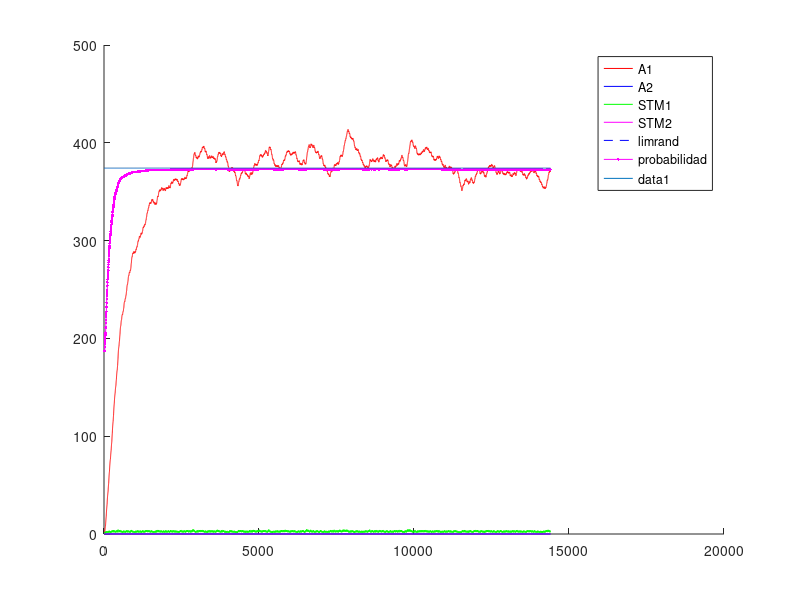
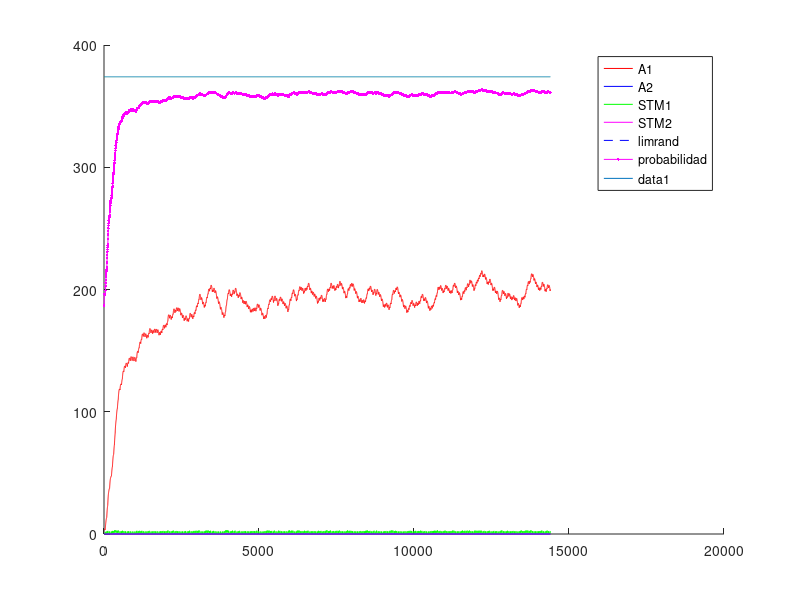
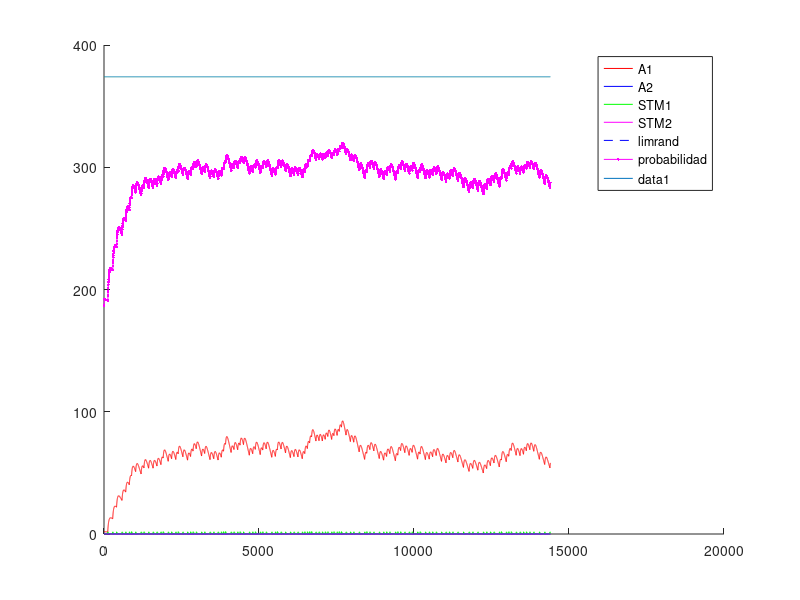
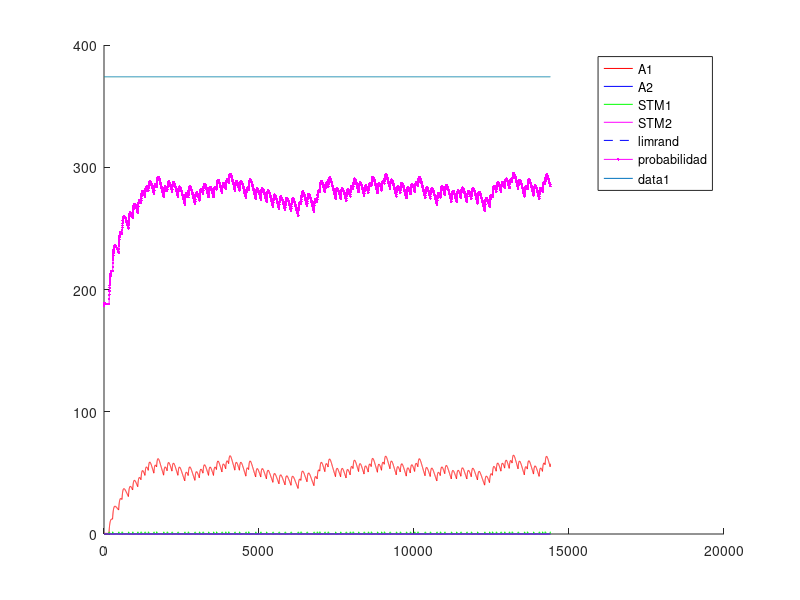

Write MATLAB code to recreate these figures, in order.
%% Experimento con Variable-Interval - VI - intervalo Variable
%% Existen multiples intancias de palanquelo (cada vez que realiza respuesta decide si realiza otra o no)
%% Luego que transcurre el intervalo, si el animal realiza una respuesta obtiene refuerzo.
%% Un trial dura 3600 segundos.
%% Una sesion 1 o 3 trial (seg´un la dinamica del animal)
%% 5 sesiones por Experimento. Cada sesion es un intervalo diferente.
%% 1 experimento
%% Tiempo para realizar un respuesta 1 segundo
%% 
%% La probabilidad de eleccion se ajusta al nivel de maxima frecuencia de palanqueo
%% 

close all
clc
clear

%% Matriz de pago 0 1 

%%% Se ajusto la apreciacion de las cantidades de refuerzo 
function rf = feel(pellets)
  rf=0;
  if (nargin~=0)
    rf=(12.8*(1-exp(-.25.* pellets.^(2))))+(12.8*(1-exp(-.5.* pellets)));
  else
    error ("Faltan parametros");
  endif
endfunction
%% 
%% 

%% INICIALIZATION
%%%%%% CONSTANTES DE SESIONES
Ntrial  =  1 ;   %% un trial de 3600 segundos
tTrial  =  3600; %% en segundos
tResp   =  1;    %% en segundos
tMuestreo = 0.25;%% en segundos
Nses    =  5 ;
Vi=[5,10,30,40,60]; %% valores medios de intervalos variables
Ntest   =  1;
limrand =  0.138;
saving  =  0.01 ;
%%%%%% CONSTANTES DE DECAIMIENTO
alpha = 1*tMuestreo;
beta  = 0.125*tMuestreo ;
gamma = 0.0067*tMuestreo;%0.025 ; 
delta = 1*tMuestreo;
%%%%%% INICIALIZACION
palanca = zeros(2,1);
Rf_1=0;
Rf_2=0;
A1=zeros(1,Ntest);
A2=zeros(1,Ntest);
stm_1=zeros(2,Ntest);
stm_2=zeros(2,Ntest);
d=1;

sesion = zeros(Nses,1);
trialXsesion = zeros(Nses,Ntrial);
terminal_sesion=zeros(Nses,1);
nb_resp = zeros(Nses,Ntest);
refuerzo = zeros(Nses,Ntest);
t_ref = zeros(Nses,1);
cum_resp = zeros(Nses,1);
%contadorP1=0;
%contadorP2=0;
contadorI=0;

%% CALCULO DE AROUSAL MAXIMO
%% Iteraciones de respuesta refuerzo para encotnrar el STM medio
Nconfig=5; %% Tasa de respuesta de configuracion
%plot([1:0.01:20],(12.8*(1-exp(-.25.* [1:0.01:20].^(2))))+(12.8*(1-exp(-.5.* [1:0.01:20]))),'.k')
R1 = floor(feel(1)); %tiempo de refuezo para R
l1 = Nconfig/tMuestreo; % duracion entre trials
suma = 0; %suma es un valor necesaria para calcular max1 y min1
suma = alpha*R1 %% Refuerzo cada N respuestas
iter=100; %% numero de iteraciones para que converja el stm
max1 = 0; %maximum de stm1
min1 = 0; %minimum de stm1
for i = 1:iter 
  suma = (1-beta)^(Nconfig/tMuestreo)*suma;%% Instantes que decae el stm
  min1=suma;
  suma += alpha*R1; %Refuerzo
  max1=suma;
end
comp=.88;
S1 = (((max1-min1)*(comp*l1))/2)+min1*comp*l1; %calcul de la superficie del triangulo mas la de el rectangulo
stm_1_medio = S1/(l1);
A1max = (delta/gamma)*stm_1_medio;

%% INICIO DE LAS ITERATIONS
for l = 1:Ntest  %% TESTES
  Num=0;
  for k = 1:Nses  %% SESIONES (cambia el N)
    i=1;
    %duracion = [1,tTrial*ones(1,Ntrial)];
    
    contador = 1;
    contadorI =1;
    %palanca(1)=randi(2);
    
    %% Agregar intervalo de refuerzos  %%
    intervalo=Vi(k);
    if k>1
      A1(Num+1,l)=saving*A1(Num,l);
      A2(Num+1,l)=saving*A2(Num,l);
      stm_1(Num+1,l)=0*stm_1(Num,l);
      stm_2(Num+1,l)=0*stm_2(Num,l); 
      %%% ELECCION DE LA PRIMERA PALANCA 
%      if A1(Num,1)>A2(Num,1)
%        palanca(2)=1;
%      else
%        palanca(2)=2;
%      end
    end       
    P1(i,k)=0.5;
    %P2(i,k)=0.5;
    for j=2:(Ntrial*tTrial/tMuestreo) %% Todos los trials juntos
      
      if contador == tResp/tMuestreo%duracion(i)
        contador = 1;
        i = i+1 ;
        J = j ;
        if (i==3605)
        aa=1;
        endif
        P1(i,k)=0.5*(1-exp(-(5*A1((j-1)+Num,l))/A1max))+0.5; %probabilidad en exponential
        
        a = rand ;
        %%% ELECCION DE LA PALANCA %%% Basicamente elige palanquear o no palanquear
        if (A1((j-1)+Num,l)<=limrand)&&(A2((j-1)+Num,l)<=limrand)
          palanca(i)=randi(2);
        elseif (A1((j-1)+Num,l)>=limrand)&&(A2((j-1)+Num,l)<=limrand)
          if a>=P1(i,k)
            palanca(i)=2;
          else
            palanca(i)=1;
          end
        elseif (A1((j-1)+Num,l)>A2((j-1)+Num,l))
          if a>=P1(i,k)
            palanca(i)=2;
          else
            palanca(i)=1;
          end
        end
        %%% REFUERZO %%%
        if (contadorI >= intervalo/tMuestreo)
          if (palanca(i)==1)
            Rfz=floor(feel(1));
            Rf_1 = Rfz;
            Rf_2 = 0;
            contadorI =1;
            dispe =.5; %% dispercion del 50% del valor de la intervalo
            intervalo = Vi(k)*(1 + dispe*(1-2*rand));
            refuerzo(k,l)++;
            t_ref(k,i)=1;
          else
          %contador++;
          contadorI++;
          Rf_1=0;
          Rf_2=0;
          endif
        else
        %contador++;
        contadorI++;
        Rf_1=0;
        Rf_2=0;
        endif
      else
        contador++;
        contadorI++;
        Rf_1=0;
        Rf_2=0;
      end
      stm_1(j+Num,l)=(1-beta)*stm_1((j-1)+Num,l)+alpha*Rf_1;
      stm_2(j+Num,l)=(1-beta)*stm_2((j-1)+Num,l)+alpha*Rf_2;
      A1(j+Num,l)=(1-gamma)*A1((j-1)+Num,l)+delta*stm_1(j+Num,l);
      A2(j+Num,l)=(1-gamma)*A2((j-1)+Num,l)+delta*stm_2(j+Num,l);
    end
    
    
    %%% CONTADOR DE A QUE J SE CAMBIA LA SESION
    %sesion(k-1,l)=j;
    sesion(k,l)=j+Num;
    %%% DEFINICION DE NUM
%    compteur = 0 ;
%    for i=1:length(A1(:,l))
%      if A1(i,l)~=0
%        compteur = compteur +1;
%      end
%    end
%    Num=compteur;
    Num = j+Num;
    Sizemat = length(A1);
    
    if palanca(1)==1
      nb_resp(k,l)=1;
      cum_resp(k,1)=1;
    end
    for j = 2:length(palanca)
      if palanca(j)==1
        %nb_coop(k-1,l)= nb_coop(k-1,l)+1;
        nb_resp(k,l)++;
        cum_resp(k,j)=cum_resp(k,j-1)+1;
      else
        cum_resp(k,j)=cum_resp(k,j-1);
      end
    end
  end
end


%%% PRUEBAS 
%%% ENCONTRA LA LONGITUD REAL DEL EXPERIMENTACION
nonnul = zeros(Ntest,1);
for k=1:Ntest
  for i=1:length(A1)
    if A1(i,k) ~= 0
      nonnul(k)=nonnul(k)+1;
    end
  end
end

%%% PRUEBA I _ PESO DE LA EXPERIMENTACION EN LA MEMORIA
porcent = 0;
for i = 1:Ntest
  if sum(A1(:,i)) > 10 * sum(A2(:,i))
    porcent = porcent +1;
  end
end

%%% PRUEBA II _ SI LA EXCITATION ALCANZA A SU MAXIMUM
maxima = zeros(Ntest,1);
for k = 1:Ntest
  if floor(max(A1(:,k))) == floor(max(max(A1))) 
    maxima(k) = maxima(k) +1;
  end
end

%%% PRUEBA III _ EN QUE SESION LA PALANCA GANA DE VERDAD
%ird = zeros(Ntest,1);
%for k = 1:Ntest
%  i=1;
%  while 1
%    if A1(nonnul(k)-i,k) < limrand
%      ird(k) = nonnul(k)-i+1;
%      break;
%    else
%      i=i+1;
%    end
%  end
%end
%
%%%% PRUEBA IV _ CONVIERTE J EN NUMERO DE SESION
%for k = 1:Ntest
%  i=1;
%  while 1
%    if ird(k) <= sum(sesion(1:i)+50)
%      ird(k)=i;
%      break;
%    else
%      i=i+1;
%    end
%  end
%end

%%% PRUEBA V _ PORCENTAJE DE COOPERACION POR SESION / EXPERIMENTO


%porcentaje_coop_sesion=zeros(Nses,Ntest);
%porcentaje_coop_experimento=zeros(Ntest,1);
%for k = 1:Ntest
%  porcentaje_coop_experimento(k)=sum(nb_coop(:,k))/(Ntrial*Nses)*100;
%end

%for i=1:Ntest
%  terminal_sesion(1,i)=sesion(1,i);
%  for j=2:Nses
%    terminal_sesion(j,i)=sesion(j,i)+terminal_sesion(j-1,i);
%  end
%end

%%% DEMOSTRACION 


%promedio_sesion=sum(ird)/Ntest
%porcent_10xsuperior_al_otra=porcent/Ntest * 100;
%cuanto_alcanzan_al_maxima=sum(maxima)/Ntest * 100;
%porcentaje_coop_experimento;
%porcentaje_coop_sesion=floor(nb_coop/Ntrial*100);

resp_por_segundos=nb_resp/length(palanca); %numero de respuestas dividido por el numero de respestas maximal posible


for i=1:Ntest
  for j=1:Nses
    figure
    hold on
    %plot(sesion(j,i)*ones(1,max(max(A1(:,i)))),(1:max(max(A1(:,i)))),'--k');
    %h=plot((sesion(j,i).*tMuestreo)*ones(1,max(max(A1(:,i)))),(1:max(max(A1(:,i)))),'--k');
    %set(h, "linewidth", 2);
    if j==1
      plot(1:Ntrial*tTrial/tMuestreo,A1(1:sesion(j,i),i),'r',1:Ntrial*tTrial/tMuestreo,A2(1:sesion(j,i),i),'b',1:Ntrial*tTrial/tMuestreo,stm_1(1:sesion(j,i),i),'g',1:Ntrial*tTrial/tMuestreo,stm_2(1:sesion(j,i),i),'m',1:Ntrial*tTrial/tMuestreo,limrand*ones(1,Ntrial*tTrial/tMuestreo),'--b')
      plot((1:(Ntrial*tTrial))/tMuestreo,P1(:,j)'*A1max,'.-m');
      legend("A1","A2","STM1","STM2","limrand","probabilidad");
    else
      plot(1:Ntrial*tTrial/tMuestreo,A1(sesion(j-1,i)+1:sesion(j,i),i),'r',1:Ntrial*tTrial/tMuestreo,A2(sesion(j-1,i)+1:sesion(j,i),i),'b',1:Ntrial*tTrial/tMuestreo,stm_1(sesion(j-1,i)+1:sesion(j,i),i),'g',1:Ntrial*tTrial/tMuestreo,stm_2(sesion(j-1,i)+1:sesion(j,i),i),'m',1:Ntrial*tTrial/tMuestreo,limrand*ones(1,Ntrial*tTrial/tMuestreo),'--b')
      plot((1:(Ntrial*tTrial))/tMuestreo,P1(:,j)'*A1max,'.-m');
      legend("A1","A2","STM1","STM2","limrand","probabilidad");
    endif
    plot(1:Ntrial*tTrial/tMuestreo,A1max*ones(1,Ntrial*tTrial/tMuestreo));
    hold off
  endfor
endfor


%% Maximos exitos por intervalo= 10-360 - 30-120 - 40-65 - 60-60 

color = 'rgbmkmrgbk';
figure
hold on
for i=1:Ntest
  plot(Vi,resp_por_segundos(:,i),'Color',color(i));
  title('Respuestas por segundos');
  xlabel('Intervalos');
  ylabel('Respuestas/segundos');
  for j=1:Nses
    plot(Vi(j)*ones(1,floor(resp_por_segundos(j,i)*100)+1),(0:floor(resp_por_segundos(j,i)*100))/100,'k');
  end
  end
hold off


figure
hold on
for i=1:Ntest
  plot(refuerzo(:,i),resp_por_segundos(:,i),'Color',color(i));
  title('Respuestas y refuerzo');
  xlabel('Refuezo/horas');
  ylabel('Respuestas/segundos');
  for j=1:Nses
    plot(refuerzo(j)*ones(1,floor(resp_por_segundos(j,i)*100)+1),(0:floor(resp_por_segundos(j,i)*100))/100,'k');
    a = strcat('Num= ',num2str(Vi(j)));
    if j==3
      text(refuerzo(j),-.085,a);
    elseif j==4
      text(refuerzo(j),-.1,a);
    elseif j==5
      text(refuerzo(j),-.03,a);
    else
      text(refuerzo(j),-.06,a);
    end
  end
end
hold off


figure
hold on
for i=1:Nses
  plot(1:Ntrial*tTrial,cum_resp(i,:),'Color',color(i));
  a=find(t_ref(i,:)==1);
  aVI.(num2str(i))=a;
  plot(a,cum_resp(i,a),'k+');
  title('Cumulative records');
  xlabel('Time');
  ylabel('Cumulative responses');
end
hold off

resp_por_segundosVI = resp_por_segundos;
refuerzoVI = refuerzo;
cum_respVI = cum_resp;

save VI resp_por_segundosVI refuerzoVI aVI cum_respVI;

%%% probl�me de temps, pas le temps de d�croitre du coup red�marre plus
%%% haut CQFD
%%%% CASTIGO DE TIEMPO 
%%%% CUANTO VECES ELIGE COOPERATION
%%% Pour chaque session r�cup�rer le nombre de coop�ration et tracer la
%%% courbe correspondante 

